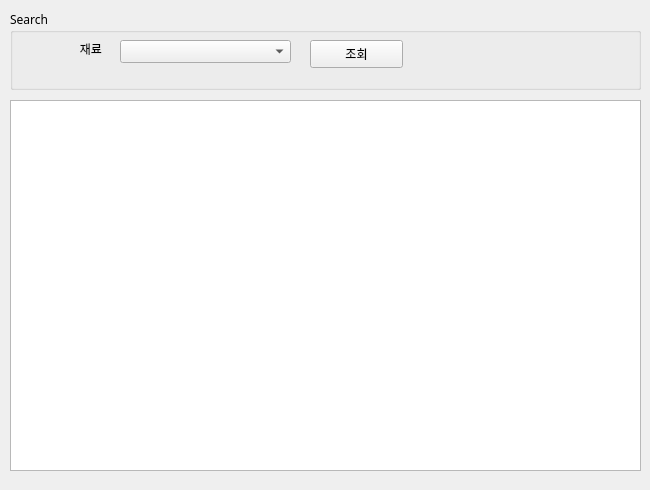
<?xml version="1.0" encoding="UTF-8"?>
<ui version="4.0">
 <class>Form</class>
 <widget class="QWidget" name="Form">
  <property name="geometry">
   <rect>
    <x>0</x>
    <y>0</y>
    <width>650</width>
    <height>490</height>
   </rect>
  </property>
  <property name="sizePolicy">
   <sizepolicy hsizetype="Fixed" vsizetype="Fixed">
    <horstretch>0</horstretch>
    <verstretch>0</verstretch>
   </sizepolicy>
  </property>
  <property name="maximumSize">
   <size>
    <width>650</width>
    <height>515</height>
   </size>
  </property>
  <property name="font">
   <font>
    <family>나눔고딕</family>
   </font>
  </property>
  <property name="windowTitle">
   <string>만개의 레시피 검색</string>
  </property>
  <widget class="QGroupBox" name="groupBox">
   <property name="geometry">
    <rect>
     <x>10</x>
     <y>10</y>
     <width>631</width>
     <height>80</height>
    </rect>
   </property>
   <property name="title">
    <string>Search</string>
   </property>
   <widget class="QComboBox" name="comboBox">
    <property name="geometry">
     <rect>
      <x>110</x>
      <y>30</y>
      <width>171</width>
      <height>23</height>
     </rect>
    </property>
   </widget>
   <widget class="QLabel" name="label">
    <property name="geometry">
     <rect>
      <x>50</x>
      <y>30</y>
      <width>42</width>
      <height>17</height>
     </rect>
    </property>
    <property name="text">
     <string>재료</string>
    </property>
    <property name="alignment">
     <set>Qt::AlignRight|Qt::AlignTrailing|Qt::AlignVCenter</set>
    </property>
   </widget>
   <widget class="QPushButton" name="pushButton">
    <property name="geometry">
     <rect>
      <x>300</x>
      <y>30</y>
      <width>93</width>
      <height>28</height>
     </rect>
    </property>
    <property name="toolTip">
     <string>새로검색</string>
    </property>
    <property name="text">
     <string>조회</string>
    </property>
   </widget>
  </widget>
  <widget class="QTableWidget" name="tblResult">
   <property name="geometry">
    <rect>
     <x>10</x>
     <y>100</y>
     <width>631</width>
     <height>371</height>
    </rect>
   </property>
   <property name="selectionMode">
    <enum>QAbstractItemView::SingleSelection</enum>
   </property>
   <property name="columnCount">
    <number>0</number>
   </property>
  </widget>
 </widget>
 <resources/>
 <connections/>
</ui>
